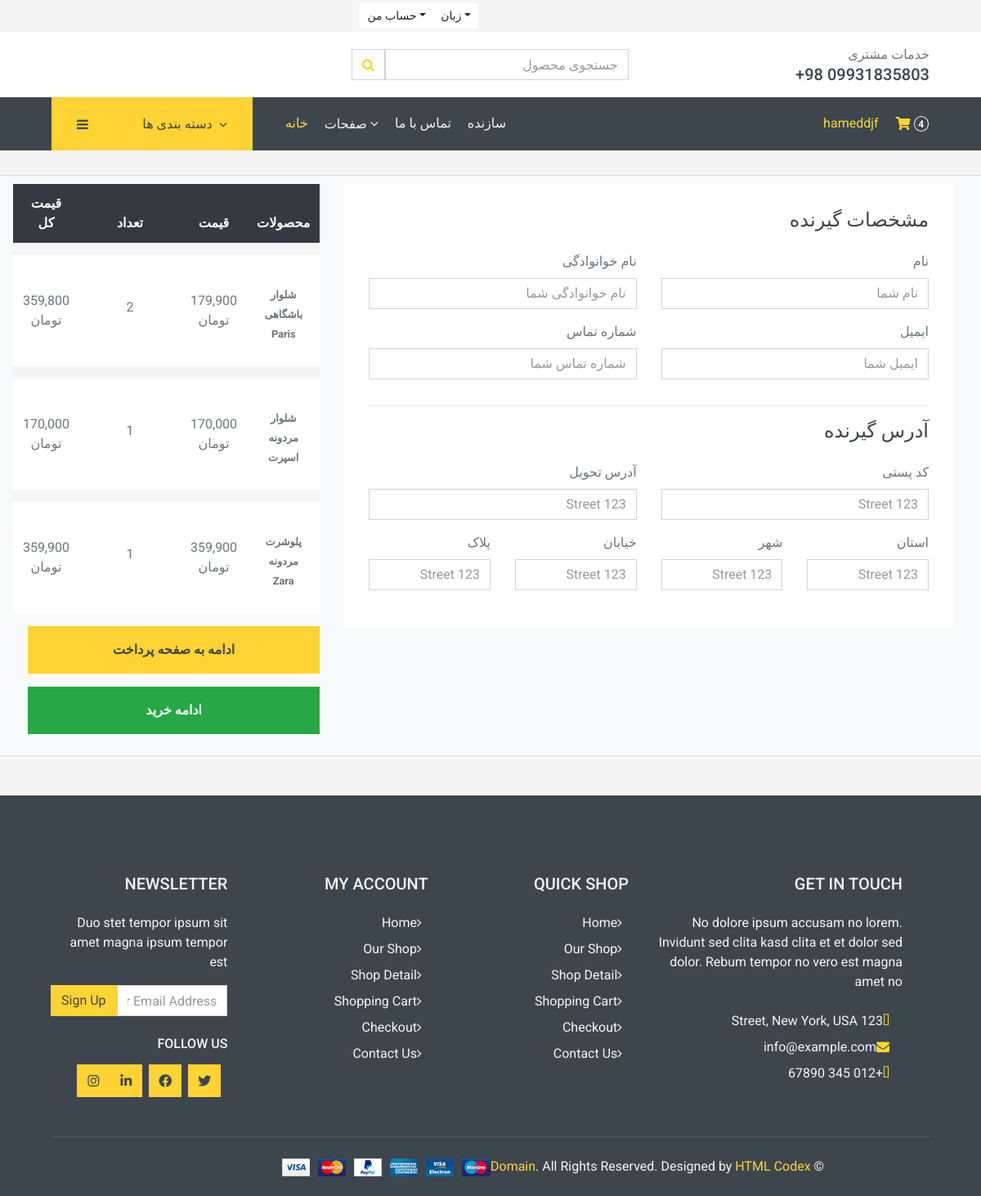
The page /cart/checkout/ (signed in) on the database as committed earlier.
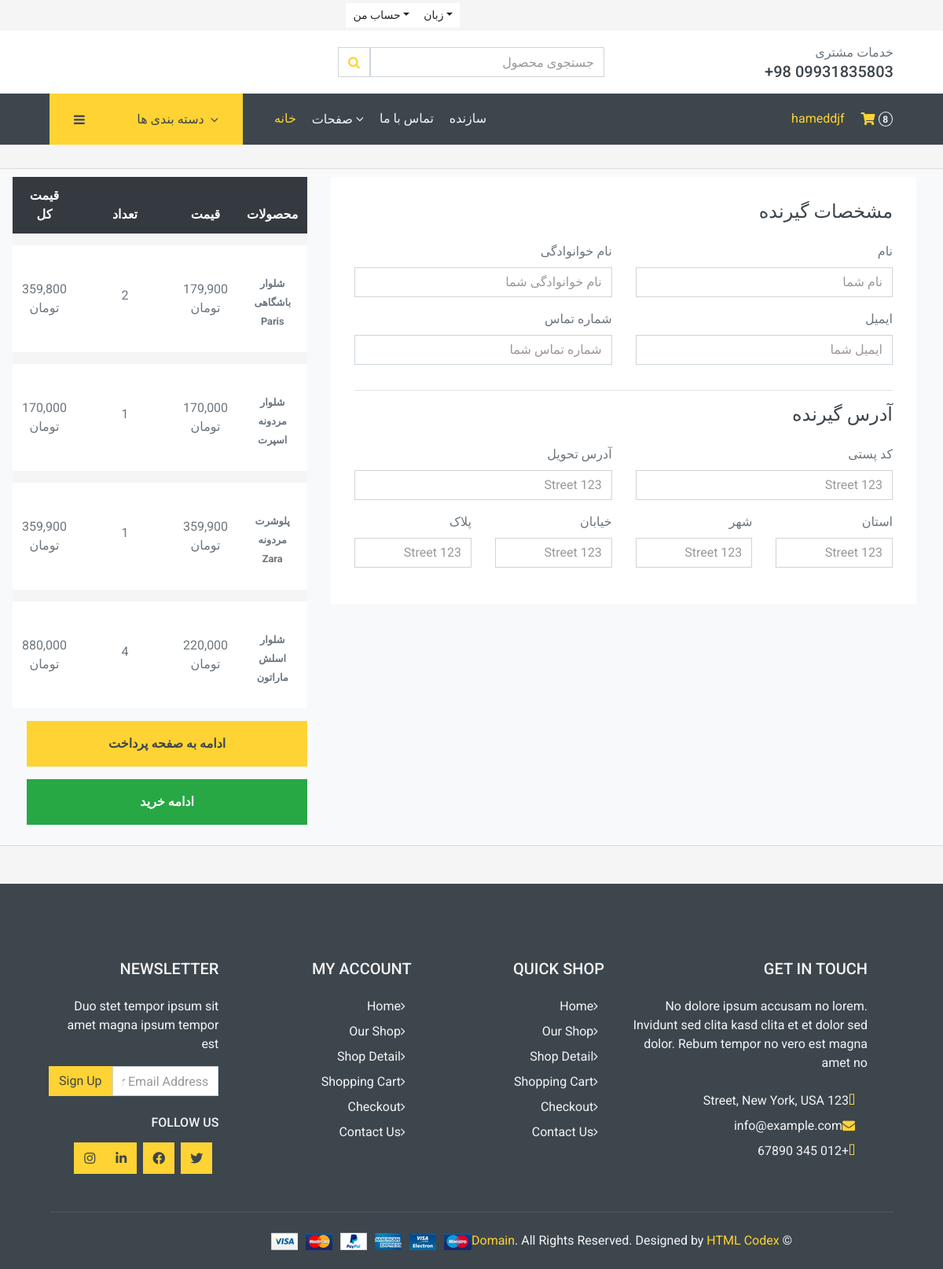
The same page on the database as committed later.
### carts/models.py (models this page shows, shortened)
class CartItem(models.Model):
    user = models.ForeignKey(
        "accounts.Account", verbose_name=_("کاربر"),
        on_delete=models.CASCADE, null=True)
    cart = models.ForeignKey(Cart, on_delete=models.CASCADE, null=True)
    product = models.ForeignKey(Product, on_delete=models.CASCADE)
    variations = models.ManyToManyField(
        Variation, verbose_name=_("واریانت ها"), blank=True)
    quantity = models.IntegerField(default=1)
    is_active = models.BooleanField(default=True)
    def sub_total(self):
        return self.product.price * self.quantity
    class Meta:
        verbose_name = ("کالا سبد خرید")
        verbose_name_plural = ("کالاهای سبد خرید")

### store/models.py (models this page shows, shortened)
class Product(models.Model):
    title = models.CharField(max_length=50, unique=True)
    slug = models.SlugField(max_length=50, unique=True)
    concise = models.TextField(max_length=500, blank=True)
    description = models.TextField(blank=True,)
    variation = models.ManyToManyField(
        Variation, related_name='variation_products')
    price = models.IntegerField(default=0)
    image = models.ImageField(upload_to='images/product_images',
                              height_field=None,
                              width_field=None,
                              max_length=None)
    stock = models.IntegerField()
    is_available = models.BooleanField(default=False)
    category = models.ForeignKey(
        Category, verbose_name='دسته بندی', on_delete=models.CASCADE, related_name='category_products')
    created_date = models.DateField(auto_now=False, auto_now_add=True)
    modified_date = models.DateTimeField(auto_now=True, auto_now_add=False)
    discount = models.IntegerField(default=0,)
    def get_url(self):
        return reverse('products_detail', args=[self.category.slug, self.slug])
    class Meta:
        verbose_name = ("محصول")
        verbose_name_plural = ("محصولات")

### carts/views.py (the view)
# urls.py: path('checkout/', checkout, name='checkout_page')
@login_required(login_url='account:login_page')
def checkout(request,  total=0, quantity=0, cart_items=None):
    try:
        tax = 0
        grand_total = 0
        if request.user.is_authenticated:
            cart_items = CartItem.objects.filter(
                user=request.user, is_active=True)
        else:
            cart = Cart.objects.get(cart_id=_cart_id(request))
            cart_items = CartItem.objects.filter(cart=cart, is_active=True)
        for cart_item in cart_items:
            total += (cart_item.product.price * cart_item.quantity)
            quantity += cart_item.quantity
        tax = (2 * total)/100
        grand_total = total + tax
    except ObjectDoesNotExist:
        cart_items = []  # تعیین مقدار پیش‌فرض برای cart_items
    context = {
        'total': total,
        'quantity': quantity,
        'cart_items': cart_items,
        'tax': tax,
        'grand_total': grand_total,
    }
    return render(request, 'store/checkout.html', context)

### carts/context_processors.py (called while the page is built)
def counter(request):
    cart_count = 0
    if str('admin') is request.path:
        return {}
    else:
        try:
            cart = Cart.objects.filter(cart_id=_cart_id(request))
            if request.user.is_authenticated:
                cart_items = CartItem.objects.all().filter(user=request.user)
            else:
                cart_items = CartItem.objects.all().filter(cart=cart[:1])
            for cart_item in cart_items:
                cart_count += cart_item.quantity
        except Cart.DoesNotExist:
            cart_count = 0
    return dict(cart_count=cart_count)

### carts/views.py (called while the page is built)
def _cart_id(request):
    cart = request.session.session_key
    if not cart:
        cart = request.session.create()
    return cart

### category/context_processors.py (called while the page is built)
def menu_links(request):
    links = Category.objects.all()
    return dict(links=links)

### category/models.py (called while the page is built)
    def get_absolute_url(self):
        return reverse('products_by_category', args=[self.slug])

### category/templatetags/custom_tags.py (called while the page is built)
@register.filter
def format_price(value):
    if value is None:
        return ''
    value = str(int(value))
    parts = []
    while value:
        parts.insert(0, value[-3:])
        value = value[:-3]
    formatted_value = ','.join(parts)
    return f"{formatted_value} تومان"

### templates/store/checkout.html (shortened to what the changed rows need)
{% extends "base.html" %}
{% load static %}
{% load custom_tags %}
{% block main %}
    <div class="direction row px-xl-5">
        <form action="{% url 'order:place_order_page' %}" method='POST'>
            <div class="row">
                <div class="col-lg-4">
                    <table class="table table-light table-borderless table-hover text-center mb-0">
                        <thead class="thead-dark">
                            <tr>
                                <th>محصولات</th>
                                <th>قیمت</th>
                                <th>تعداد</th>
                                <th>قیمت کل</th>
                            </tr>
                        </thead>
                        <tbody class="align-middle">
                            {% for cart_item in cart_items %}
                                <tr>
                                    <td class="align-middle">
                                        <figcaption class='info'>
                                            <a href='{{ cart_item.product.get_url }}' class='text-muted small'>
                                                <strong class="colorful">{{cart_item.product.title}}</strong>
                                            </a>
                                        </figcaption>
                                    </td>
                                    <td class="align-middle">{{cart_item.product.price|format_price}}</td>
                                    <td class="align-middle">
                                        <div class="input-group quantity mx-auto" style="width: 100px;">
                                            <label class="custom-label">{{cart_item.quantity}}</label>
                                        </div>
                                    </td>
                                    <td class="align-middle">{{cart_item.sub_total|format_price}}</td>
                                </tr>
                            {% endfor %}
                        </tbody>
                    </table>
                </div>
            </div>
        </form>
    </div>
{% endblock main %}

### templates/includes/navbar.html (shortened to what this page needs)
{% load custom_tags %}
<div class="container-fluid">
  <div class="row bg-secondary py-1 px-xl-5">
    <div class="col-lg-6 text-center text-lg-right">
      <div class="d-inline-flex align-items-center">
        <div class="btn-group">
          <button type="button" class="btn btn-sm btn-light dropdown-toggle" data-toggle="dropdown">حساب من</button>
        </div>
        <div class="btn-group">
          <button type="button" class="btn btn-sm btn-light dropdown-toggle" data-toggle="dropdown">زبان</button>
        </div>
      </div>
    </div>
  </div>
  <div class="row align-items-center bg-light py-3 px-xl-5 d-none d-lg-flex">
    <div class="col-lg-4 col-6 text-left">
      <form action="{% url "search_page" %}" class='search' method='GET'>
        <div class="input-group">
          <input type="text" class="form-control" placeholder="جستجوی محصول" name='keyword' />
          <div class="input-group-append">
            <button type='submit' class="input-group-text bg-transparent text-primary"><i class="fa fa-search" ></i></button>
          </div>
        </div>
      </form>
    </div>
    <div class="col-lg-4 col-6 text-right">
      <p class="m-0">خدمات مشتری</p>
      <h5 class="m-0">+98 09931835803</h5>
    </div>
  </div>
</div>
<div class="container-fluid bg-dark mb-30">
  <div class="row px-xl-5">
    <div class="col-lg-3 d-none d-lg-block">
      <a class="btn d-flex align-items-center justify-content-end bg-primary w-100" data-toggle="collapse" href="#navbar-vertical" style="height: 65px; padding: 0 30px;">
        <i class="fa fa-bars text-dark mr-auto"></i>
        <h6 class="text-dark m-0">دسته بندی ها</h6>
        <i class="fa fa-angle-down text-dark ml-2"></i>
      </a>
    </div>
    <div class="col-lg-9">
      <nav class="navbar navbar-expand-lg bg-dark navbar-dark py-3 py-lg-0 px-0">
        <div class="collapse navbar-collapse justify-content-between" id="navbarCollapse">
          <div class="navbar-nav mr-auto py-0">
            <a href="{% url "home" %}" class="nav-item nav-link active">خانه</a>
            <div class="nav-item dropdown">
              <a href="#" class="nav-link dropdown-toggle" data-toggle="dropdown">صفحات <i class="fa fa-angle-down mt-1"></i></a>
            </div>
            <a href="{% url 'connect:contact' %}" class="nav-item nav-link">تماس با ما</a>
            <a href="{% url 'connect:creators' %}" class="nav-item nav-link">سازنده</a>
          </div>
          <div class="navbar-nav ml-auto py-0 d-none d-lg-block">
            {% if user.is_authenticated %}
            <a href="{% url 'account:logout_page' %}">
                {% if user.get_full_name %}
                    {{ user.get_full_name }}
                {% else %}
                    {{ user.username }}
                {% endif %}
            </a>
            {% else %}
                <a href="{% url 'account:login_page' %}" class="btn px-0 ml-3">
                    <i class="fas fa-sign-in-alt text-primary"></i>
                </a>
            {% endif %}
            <a href="{% url 'cart:cart_page' %}" class="btn px-0 ml-3">
              <i class="fas fa-shopping-cart text-primary"></i>
              <span class="badge text-secondary border border-secondary rounded-circle" style="padding-bottom: 2px;">{{cart_count}}</span>
            </a>
          </div>
        </div>
      </nav>
    </div>
  </div>
</div>

Rows that differ between the two databases and show on the page:
added CartItem: product "شلوار اسلش ماراتون", product.price "220,000 تومان", quantity "4", sub_total "880,000 تومان"
Other text that changed with them:
{{ cart_count }}: "4" → "8"
